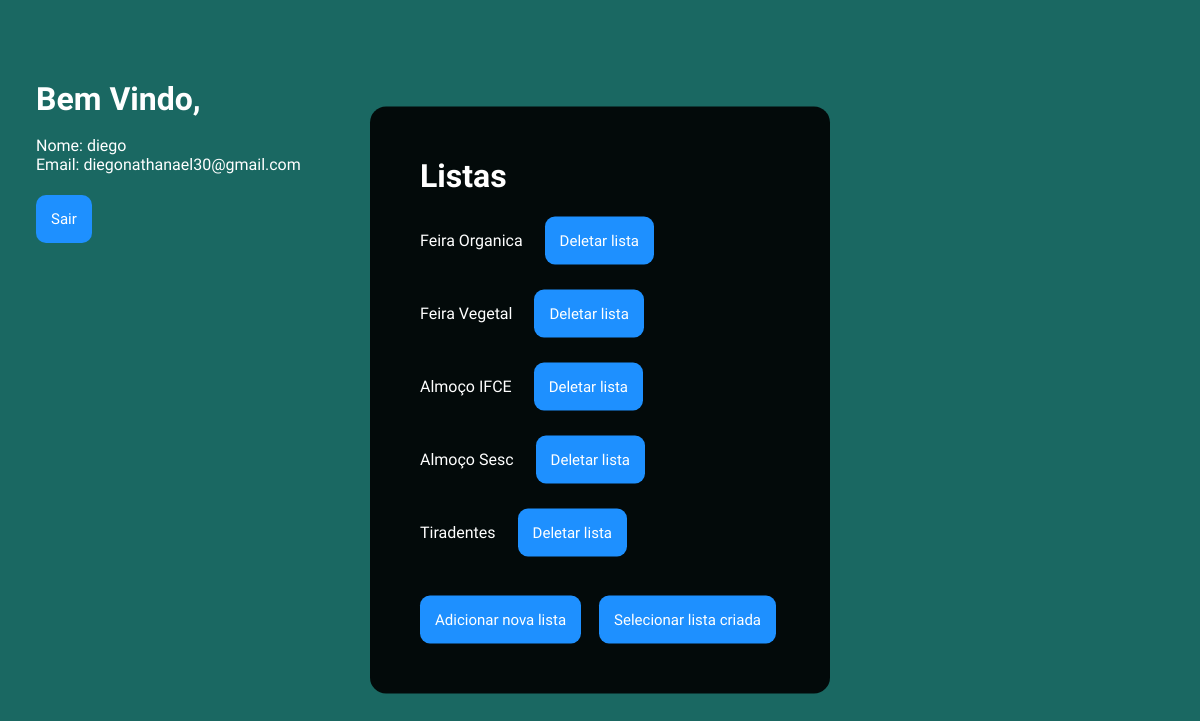
Before: /Listas/ (signed in) with the older database file.
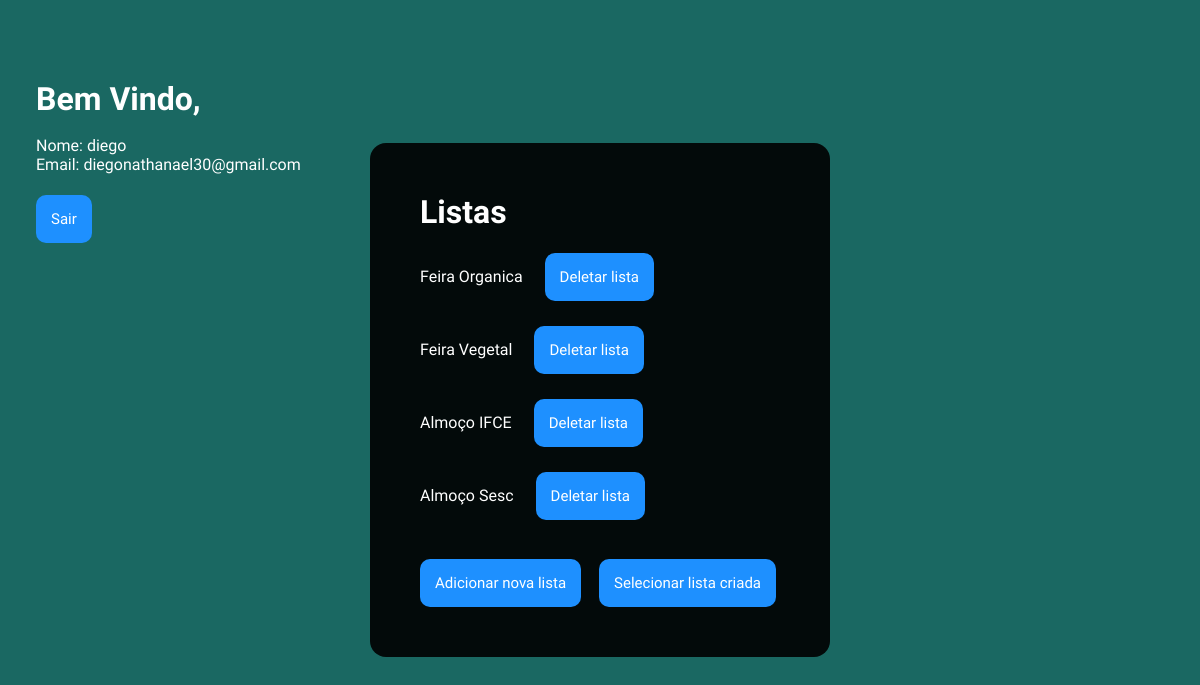
After: the same page with the newer database file.
### Listas/models.py (models this page shows, shortened)
class Iten(models.Model):
    item = models.ForeignKey(Lista, on_delete=models.CASCADE, related_name="departures")

class Lista(models.Model):
    nome = models.CharField(max_length=64)
    def __str__(self):
        return f"{self.nome}"

### Listas/views.py (the view)
# urls.py: path('', index, name="index"),
def index(request):
    if not request.user.is_authenticated:
        return HttpResponseRedirect(reverse("login"))
    return render(request, "index.html", {
        "flights": Iten.objects.all()
    })

### Listas/templates/index.html (shortened to what this page needs)
{% load static %}
<!DOCTYPE html>
<html lang="en">
<head>
    <link rel="stylesheet" href="{% static 'listas\css\style.css' %}">
</head>
<body>
{% block body %}
    <div class="user">
        <h1 id="welcome">Bem Vindo, {{ request.user.first_name }}</h1><br>
        <ul>
            <li id="user">Nome: {{ request.user.username }}</li>
            <li id="user">Email: {{ request.user.email }}</li><br><br>
            <a id="logout" href="{% url 'logout' %}">Sair</a>
        </ul>
    </div>
    <div class="container2">
        <h1>Listas</h1><br><br>
        <ul>
            {% for flight in flights %}
                <li><a id="lista" href="{% url 'flight' flight.id %}">{{ flight.item }}</a>
                    <a id="del" href="{% url 'delete2' flight.id%}">Deletar lista</a></li><br><br><br>
            {% endfor %}
        </ul>
        <div class="add">
            <a class="novalist" id="add-link" href="newlist/">
                Adicionar nova lista
            </a><br><br>
            <a class="selectlist" id="add-link" href="newlist2/">
                Selecionar lista criada
            </a>
        </div>
    </div>
{% endblock %}
</body>
</html>

Changed rows visible on the page:
removed Iten: item "Tiradentes"
